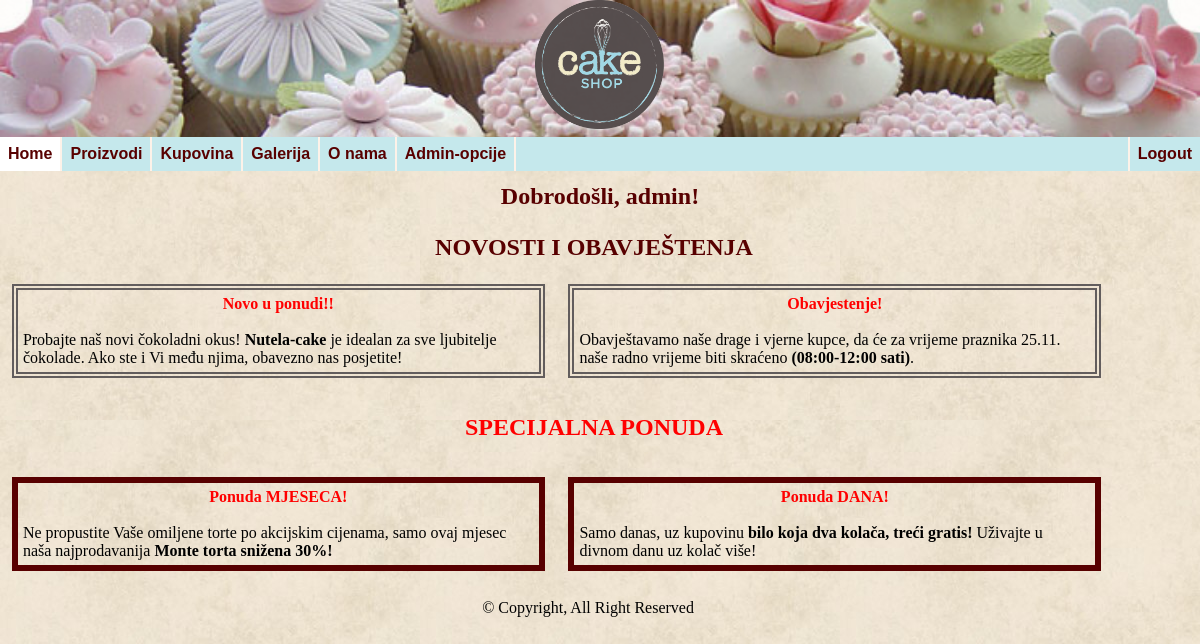
The app's page /spirala3/index.php (signed in) with its own data.
### tables this page shows
CREATE TABLE `pocetna` (
  `id` int(11) NOT NULL,
  `tip` varchar(200) NOT NULL,
  `text` varchar(200) NOT NULL,
  `autor` varchar(200) NOT NULL
);

### spirala3/index.php (the view, shortened to what this page needs)
<!DOCTYPE html>
<html lang="en">
<head>
	<link rel="stylesheet" href="stil.css">
</head>
<body>
<h1><img src="cake-logo.gif" class="logo" alt="logo"></h1>
	<div class="meni">
      <ul>
			<li><a href="#" onclick="pribavi_stranicu('cake-shop.php',0)" class="meni_opcija bijelo">Home</a></li>
			<li><a href="#" onclick="pribavi_stranicu('proizvodi.php',1)" class="meni_opcija">Proizvodi</a></li>
			<li><a href="#" onclick="pribavi_stranicu('kupovina.php',2)" class="meni_opcija">Kupovina</a></li>
			<li><a href="#" onclick="pribavi_stranicu('galerija.php',3)" class="meni_opcija">Galerija</a></li>
			<li><div class="dropdown">
				<button onclick="meni_funkcija()" class="dropbtn" class="meni_opcija">O nama</button>
				</div></li>
			<?php
			try{
				if(!isset($_SESSION['username']))
				{
					print "<li class='desno'><a href='login.php' class='meni_opcija'>Login</a></li>";
				}
				else
				{
					if($_SESSION['username']=='admin')
					{
						print "<li><a href='admin.php' class='meni_opcija'>Admin-opcije</a></li>";
					}
					print "<li class='desno'><a href='logout.php' class='meni_opcija'>Logout</a></li>";
				}
			}
			 catch(exeption $e)
    {
    echo $e;
    }
			?>
		</ul>
		<h2> <?php
	 try{
	if(isset($_SESSION['username']))
	{
		$username = $_SESSION['username'];
		echo "Dobrodošli, ".$username."!";
		}
	 }
catch(exeption $e)
    {
    echo $e;
    }
			?> </h2>
	</div>
	<div id="glavni">
	<div class="red">
	<h2>NOVOSTI I OBAVJEŠTENJA</h2>
 <div class="kolona dva dupla"><div class="crveno_centritano">Novo u ponudi!!</div><br><?php try{ $veza = new PDO("mysql:dbname=wt8;host=localhost;charset=utf8", "wt8user", "wt8pass");
     $veza->exec("set names utf8");
	 $rezultat = $veza->query("select * from pocetna");foreach ($rezultat as   $novosti) { if($novosti['tip']=='novost') echo $novosti['text'];}} catch(PDOException $e)
    {
    echo $e;
    }?></div>
<div class="kolona dva dupla"><div class="crveno_centritano">Obavjestenje!</div><br><?php try{ $veza = new PDO("mysql:dbname=wt8;host=localhost;charset=utf8", "wt8user", "wt8pass");
     $veza->exec("set names utf8");
	 $rezultat = $veza->query("select * from pocetna");
foreach ($rezultat as $novosti) { if($novosti['tip']=='obavjestenje') echo $novosti['text'];}} catch(exception $e)
    {
    echo $e;
    }?></div>
		</div>
<div class="red">
	<h3>SPECIJALNA PONUDA</h3>
	<div class="kolona dva puna">
			<div class="crveno_centritano">Ponuda MJESECA!</div><br><?php try{ $veza = new PDO("mysql:dbname=wt8;host=localhost;charset=utf8", "wt8user", "wt8pass"); $rezultat = $veza->query("select * from pocetna");
			foreach ($rezultat as $novosti) { if($novosti['tip']=='ponudaMjeseca') echo $novosti['text'];}} catch(PDOException $e)
    {
    echo $e;
    } ?>
		</div>
		<div class="kolona dva puna">
			<div class="crveno_centritano">Ponuda DANA!</div><br><?php try{
				$veza = new PDO("mysql:dbname=wt8;host=localhost;charset=utf8", "wt8user", "wt8pass"); $rezultat = $veza->query("select * from pocetna");
				$rezultat = $veza->query("select * from pocetna");
			foreach ($rezultat as $novosti) { if($novosti['tip']=='ponudaDana') echo $novosti['text'];} } catch(PDOException $e)
    {
    echo $e;
    }?>
	</div>
	<div class="kraj red">
	<p>&copy; Copyright, All Right Reserved</p>
	</div>
	</div>
</body>
</html>

### spirala3/stil.css (style rules this page uses)
body { background-color: #FDF2E9; background-image: url("pozadina4.jpg"); padding: 0; width: 100%; margin: 0 auto; min-width: 500px; max-width: 1200px; }
h1 { background-image: url("2.jpg"); background-size: 100%; margin: 0 auto; padding:0; text-align: center; opacity: 0.9; width:100%; }
h2 { margin:1%; text-align:center; color: #580000; }
h3 { text-align:center; color:#580000; font-size: 150%; color:red; }
.logo { max-height:130px; max-width:130px; }
ul { font-family: arial; font-weight: bold; list-style-type: none; margin: 0 auto; padding: 0; width: 100%; background-color: #c5e8ec; overflow: hidden; }
li { float: left; border-right: 2px solid #FDF2E9; }
li a { color: #580000; text-decoration:none; display: block; padding: 8px; }
.desno { float:right; border-right:none; border-left: 2px solid #FDF2E9; }
.red { width:99%; margin: 0; float:left; }
.kolona { display: inline-block; float:left; margin:1%; padding:5px; }
.kolona:last-child { margin-right: 0px; }
.kolona.dva { width:43%; }
.puna { border-style: solid; border-color: #580000 ; border-width: 6px; }
.dupla { border-style: double; border-color: #625D5D; border-width: 6px; }
.kraj { text-align:center; }
.crveno_centritano { text-align:center; color: red; font-weight: bold; }
.bijelo { background-color:white; }
.dropbtn { font-weight: bold; color: #580000; background-color: #c5e8ec; padding: 8px; font-size: 16px; border: none; cursor: pointer; }

### records on screen
pocetna: text "Probajte naš novi čokoladni okus! Nutela-cake je idealan za sve ljubitelje čokolade. Ako ste i Vi među njima, obavezno nas posjetite!"
pocetna: text "Obavještavamo naše drage i vjerne kupce, da će za vrijeme praznika 25.11. naše radno vrijeme biti skraćeno (08:00-12:00 sati) ."
pocetna: text "Ne propustite Vaše omiljene torte po akcijskim cijenama, samo ovaj mjesec naša najprodavanija Monte torta snižena 30%!"
pocetna: text "Samo danas, uz kupovinu bilo koja dva kolača, treći gratis! Uživajte u divnom danu uz kolač više!"

### other values on screen
$username "admin"
